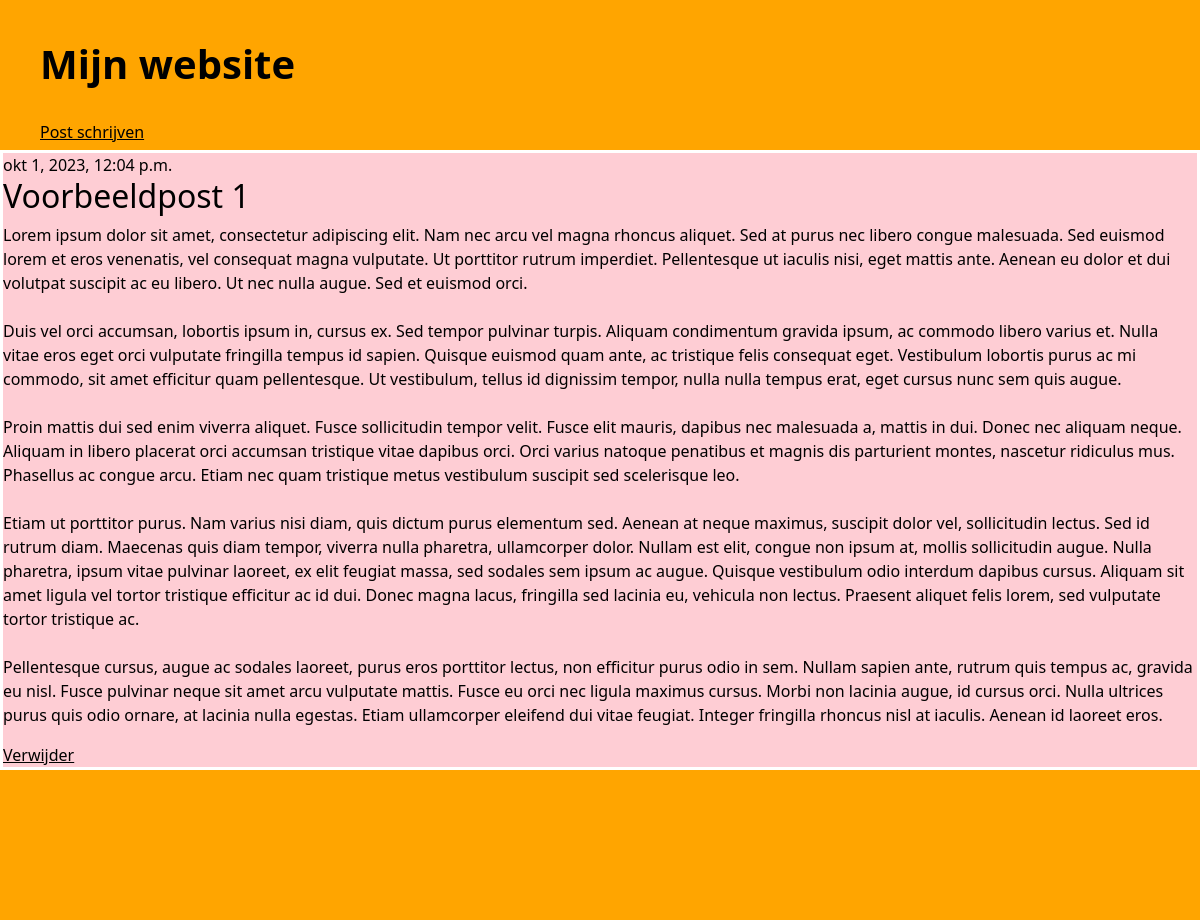
The app's page /post/1/ with its own data.
### blog/models.py (models this page shows, shortened)
class Post(models.Model):
    author = models.ForeignKey(settings.AUTH_USER_MODEL, on_delete=models.CASCADE)
    title = models.CharField(max_length=200)
    text = models.TextField()
    created_date = models.DateTimeField(default=timezone.now)
    published_date = models.DateTimeField(blank=True, null=True)

### blog/views.py (the view)
# urls.py: path('post/<int:pk>/', views.post_detail, name='post_inhoud'),
def post_detail(request, pk):
    post = get_object_or_404(Post, pk=pk)
    return render(request, 'blog/post_inhoud.html', {'post': post})

### blog/templates/blog/post_inhoud.html
{% extends 'blog/base.html' %}
{% block inhoud %}
<article class="Post">
    {% if post.published_date %}
    <time class="date">
        {{ post.published_date }}
    </time>
    {% endif %}
    <h2>{{ post.title }}</h2>
    <p>{{ post.text|linebreaksbr }}</p>
    <a href="{% url 'delete' post.id %}">Verwijder</a>
</article>
{% endblock %}

### blog/static/css/style.css (style rules this page uses)
body { background-color: brown; color: black; }
article { background-color: rgb(254, 205, 212); border: 3px solid white; }
a { color:black }

### records on screen
Post: published_date "okt 1, 2023, 12:04 p.m.", title "Voorbeeldpost 1", text "Lorem ipsum dolor sit amet, consectetur adipiscing elit. Nam nec arcu vel magna rhoncus aliquet. Sed at purus nec libero congue malesuada. Sed euismod lorem et eros venenatis, vel consequat magna vulputate. Ut porttitor rutrum imperdiet. Pellentesque ut iaculis nisi, eget mattis ante. Aenean eu dolor et dui volutpat suscipit ac eu libero. Ut nec nulla augue. Sed et euismod orci. Duis vel orci accumsan, lobortis ipsum in, cursus ex. Sed tempor pulvinar turpis. Aliquam condimentum gravida ipsum, ac commodo libero varius et. Nulla vitae eros eget orci vulputate fringilla tempus id sapien. Quisque euismod quam ante, ac tristique felis consequat eget. Vestibulum lobortis purus ac mi commodo, sit…"
